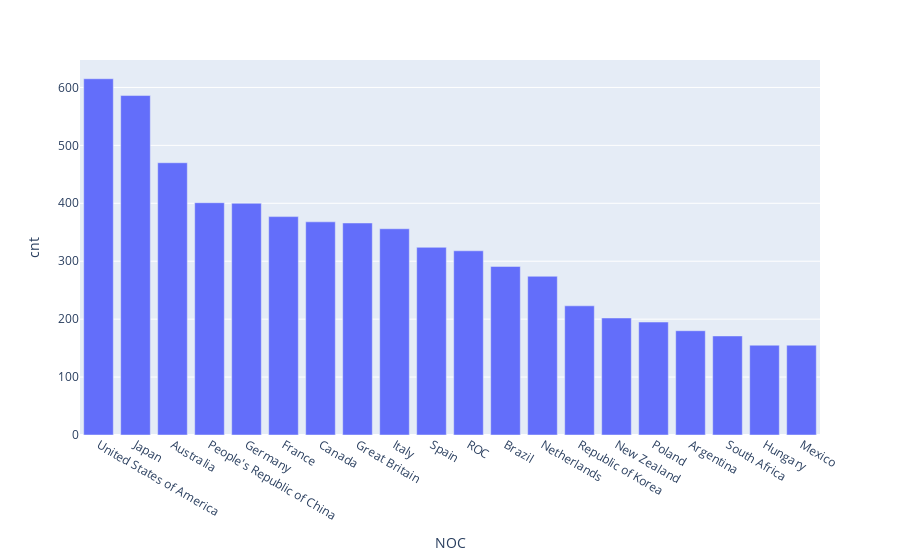

The cell this chart's notebook holds for it:
### Markdown cell above
## Task 1: count the number of athletes for each country

### Code cell
# groupby country, count the number of atheltes
NOC_athletes_cnt = athletes.groupby('NOC')['Name'].count().reset_index().rename(columns = {'Name':'cnt'}).sort_values('cnt', ascending = False)

# plot top 20 countries who have the most athletes
fig = px.bar(NOC_athletes_cnt.head(20), 
             x="NOC", y='cnt', hover_data=['NOC'])


fig.show()

### Figure 1 — Plotly figure (JSON) as saved in the notebook; plotly's stock layout.template omitted (floating-point values rounded to 4 significant figures)
{"data": [{"alignmentgroup": "True", "customdata": [["United States of America"], ["Japan"], ["Australia"], ["People's Republic of China"], ["Germany"], ["France"], ["Canada"], ["Great Britain"], ["Italy"], ["Spain"], ["ROC"], ["Brazil"], ["Netherlands"], ["Republic of Korea"], ["New Zealand"], ["Poland"], ["Argentina"], ["South Africa"], ["Hungary"], ["Mexico"]], "hoverlabel": {"namelength": 0}, "hovertemplate": "NOC=%{customdata[0]}<br>cnt=%{y}", "legendgroup": "", "marker": {"color": "#636efa"}, "name": "", "offsetgroup": "", "orientation": "v", "showlegend": false, "textposition": "auto", "type": "bar", "x": ["United States of America", "Japan", "Australia", "People's Republic of China", "Germany", "France", "Canada", "Great Britain", "Italy", "Spain", "ROC", "Brazil", "Netherlands", "Republic of Korea", "New Zealand", "Poland", "Argentina", "South Africa", "Hungary", "Mexico"], "xaxis": "x", "y": [615, 586, 470, 401, 400, 377, 368, 366, 356, 324, 318, 291, 274, 223, 202, 195, 180, 171, 155, 155], "yaxis": "y"}], "layout": {"barmode": "relative", "legend": {"tracegroupgap": 0}, "margin": {"t": 60}, "xaxis": {"anchor": "y", "domain": [0, 1], "title": {"text": "NOC"}}, "yaxis": {"anchor": "x", "domain": [0, 1], "title": {"text": "cnt"}}}}
